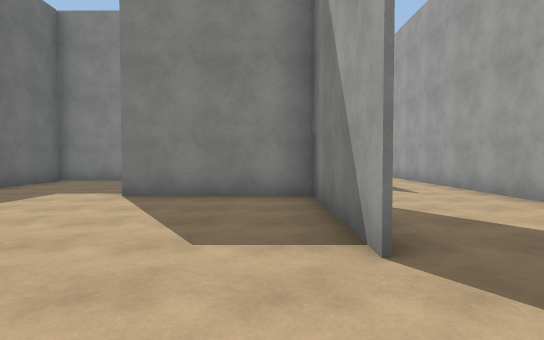
[1] (above)

22 first-person views from a walk through a Unity game level. The camera is 1.4 m above the floor, tilts 2° down and sees 75° across. The floor is counted in squares, 2 m on a side. Each view is taken from the middle of a square. On the plan, view 1 faces up. The plan holds only what a view shows up to about 11 squares ahead; the rest is blank. The place goes on beyond the plan. Surface patterns are stand-ins for the level's own textures.

[2]
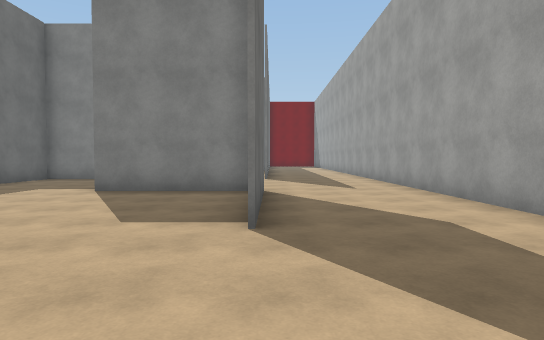

[3]
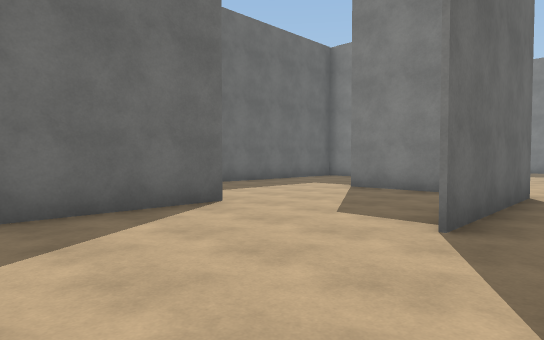

[4]
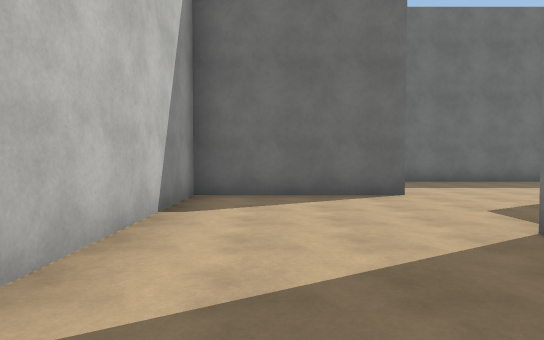

[5]
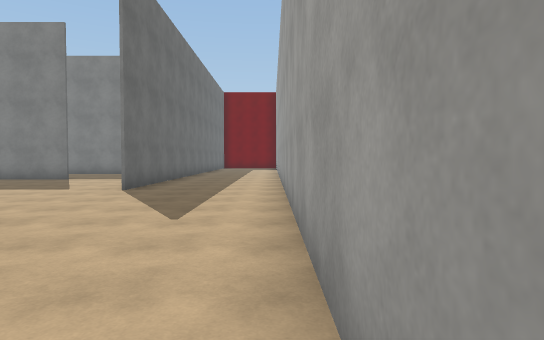

[6]
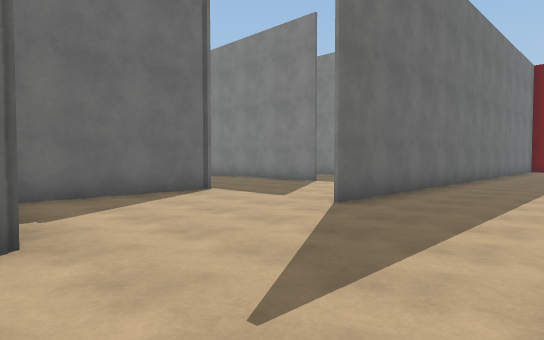

[7]
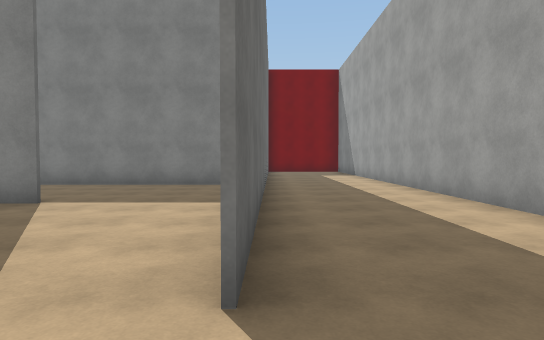

[8]
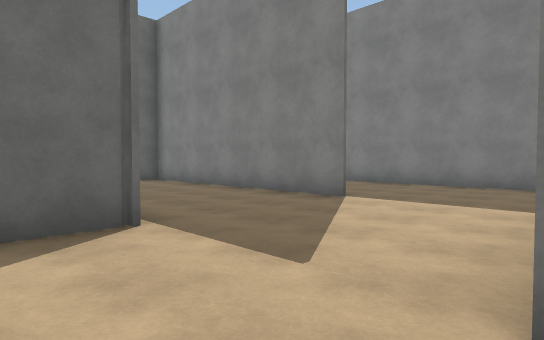

[9]
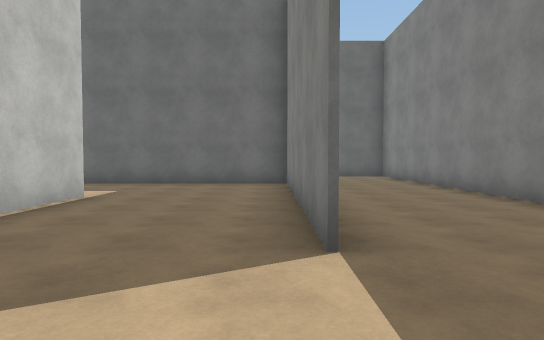

[10]
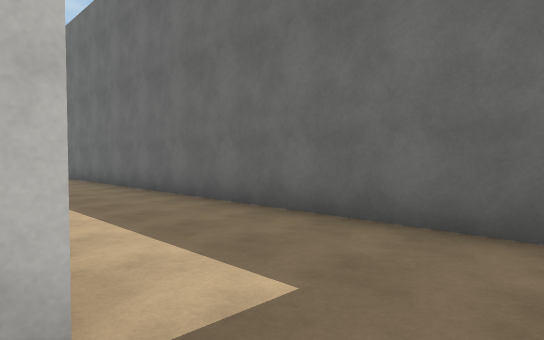

[11]
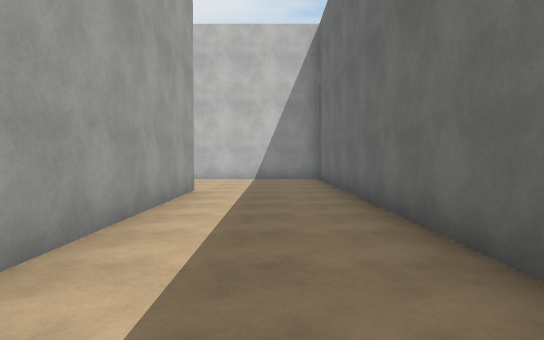

[12]
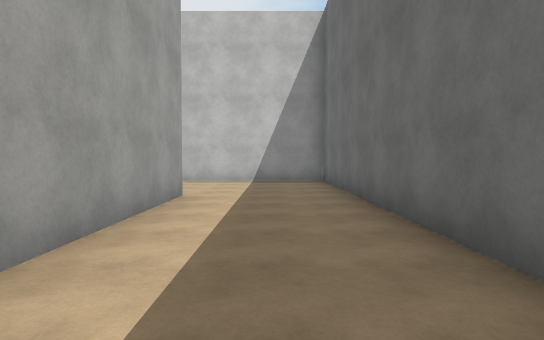

[13]
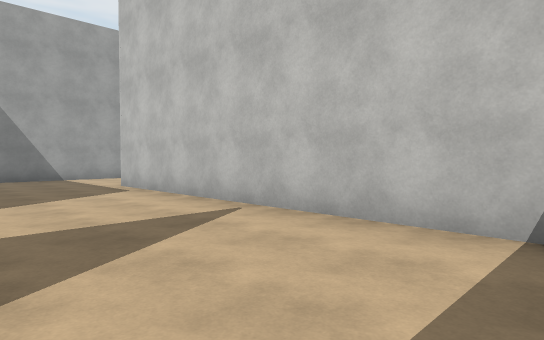

[14]
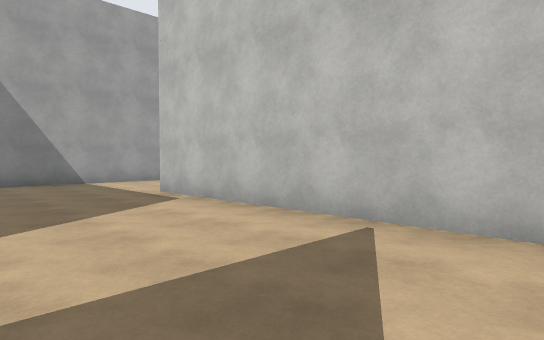

[15]
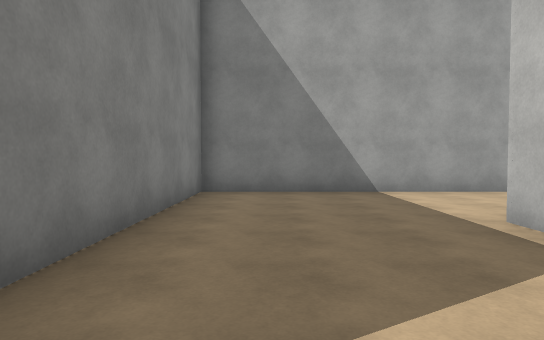

[16]
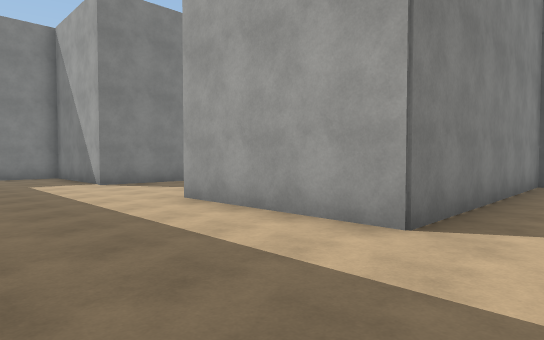

[17]
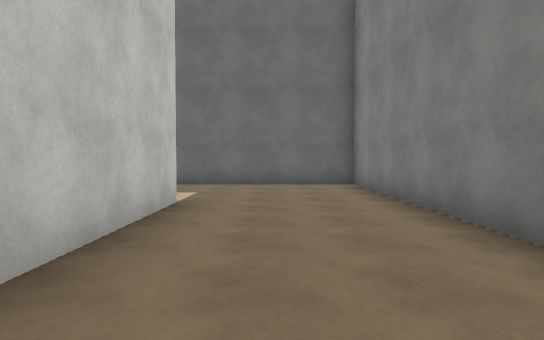

[18]
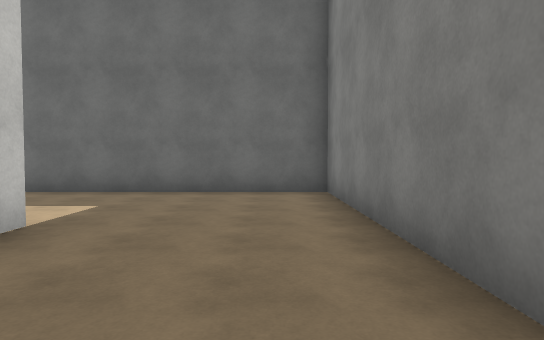

[19]
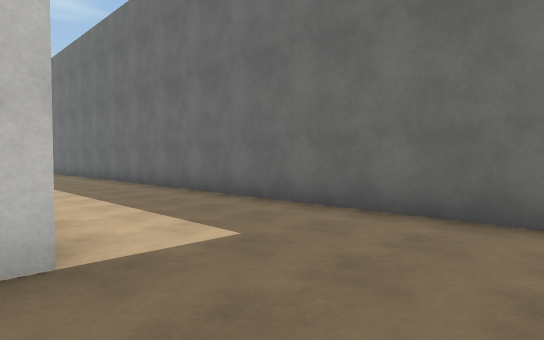

[20]
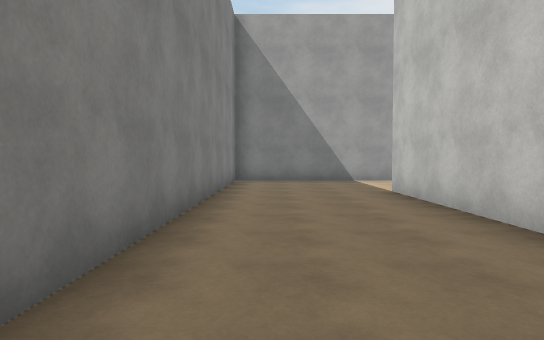

[21]
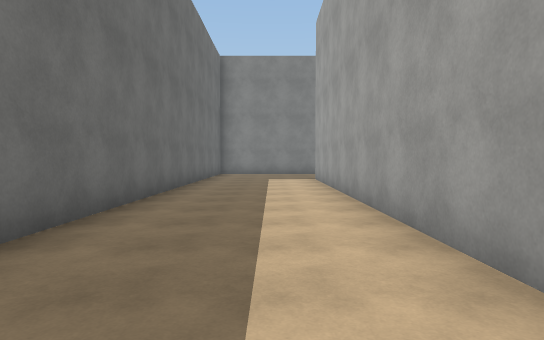

[22]
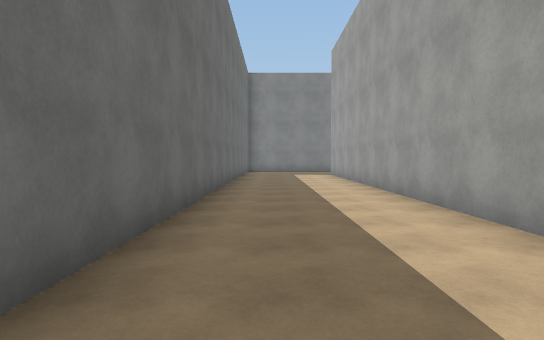

### Floor plan
Points are (right, up) in squares from view 1. A wall is a line through its corners. A room is listed if a view was taken in it or the views show most of it. See-through windows are left out.
Room 1 (views 1, 2, 3, 4, 5, 6, 7, 8, 9, 10, 17, 18, 19, 20, 21, 22)
walls: (-2.6, 10.6) (-2.6, 7); (-2.5, 10.6) (-6.3, 10.6) (-6.3, 3.8); (-6.5, 10.6) (-4.4, 10.6); (-2.6, 2.5) (-2.6, -1.5) (2.1, -1.5); (0.8, 6.6) (0.8, 2.4) (0.8, 6.4) (-2.7, 6.4) (-2.7, 9.2); (-9.6, 3.1) (-9.6, 13.9); (-2.5, 14.4) (-6.5, 14.4); (0.8, 13.2) (0.8, 18.1) (-13.2, 18.1) (-13.2, 1.5); (4.3, 3.2) (4.3, 20); (-9.6, 14.5) (-2.5, 14.5); (0.8, 19.1) (0.8, 10.5)
ways out: opening at (-7, 12.5) to room 2; opening at (-4.5, 3) to room 2
Room 2 (views 11, 12, 13, 14, 15, 16)
walls: (-6.3, -1.6) (-6.3, 3.9); (4.3, -7.9) (4.3, -1.6) (-2.7, -1.6) (-2.7, 2.5); (-6.5, 14.4) (-9.2, 14.4); (-9.5, 14.5) (-9.5, -5.6) (0.9, -5.6)
ways out: opening at (-7, 12.5) to room 1; opening at (-4.5, 3) to room 1

Where each view was taken, in squares from view 1:
view 1: 0 up, 0 right, facing up
view 2: 1 down, 1 right, facing up
view 3: 1 down, 2 right, facing up-left
view 4: 0 up, 4 right, facing left
view 5: 3 up, 4 right, facing up
view 6: 6 up, 4 right, facing up-left
view 7: 9 up, 1 right, facing up
view 8: 9 up, 1 right, facing up-left
view 9: 14 up, 0 right, facing left
view 10: 12 up, 6 left, facing down-left
view 11: 6 up, 8 left, facing down
view 12: 5 up, 8 left, facing down
view 13: 2 down, 8 left, facing down-right
view 14: 2 down, 6 left, facing down-right
view 15: 3 down, 3 left, facing right
view 16: 3 down, 6 left, facing up-right
view 17: 16 up, 4 left, facing left
view 18: 17 up, 6 left, facing left
view 19: 17 up, 9 left, facing down-left
view 20: 17 up, 10 left, facing right
view 21: 3 up, 11 left, facing up
view 22: 0 up, 12 left, facing up
